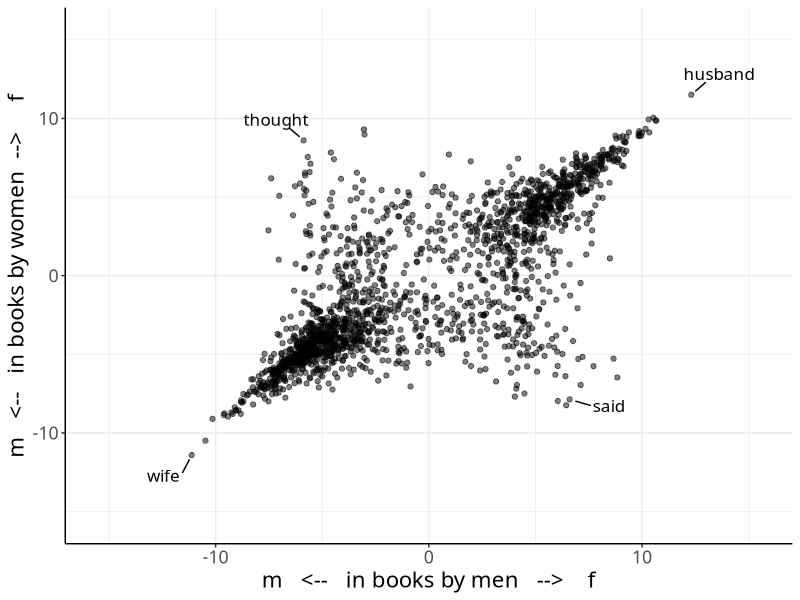
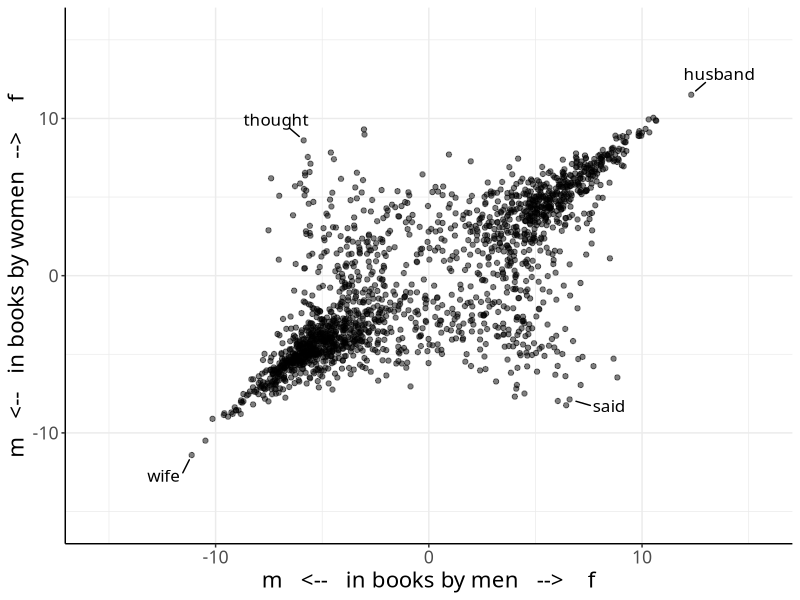

Write R code to recreate these figures, in order.
this.dir <- dirname(parent.frame(2)$ofile)
setwd(this.dir)

persp <- read.csv('../2modelingperspectives/data4r.csv')
library(ggplot2)
library(dplyr)
library(ggrepel)
tolabel <- persp[persp$label != '', ]

p <- ggplot(persp, aes(m, f)) + 
  theme_bw() +
  geom_point(alpha = 0.5) +
  scale_y_continuous('m   <--   in books by women  -->     f', limits = c(-15.5, 15.5)) +
  scale_x_continuous('m   <--   in books by men   -->    f', limits = c(-15.5, 15.5)) +
  geom_text_repel(aes(m, f, label = label), force = 6, box.padding = 0.65, 
                  point.padding = 0.5, max.iter = 1500, size = 4.3,
                  family = "Avenir Next Medium") +
  theme(text = element_text(size = 16, family = "Avenir Next Medium"), 
        panel.border = element_blank(),
        axis.line = element_line(color = 'black'),
        plot.title = element_text(margin = margin(b = 14), size = 16, lineheight = 1.1))

tiff("../images/fig2plot2perspectives.tiff", height = 8, width = 8, units = 'in', res=400)
plot(p)
dev.off()
plot(p)